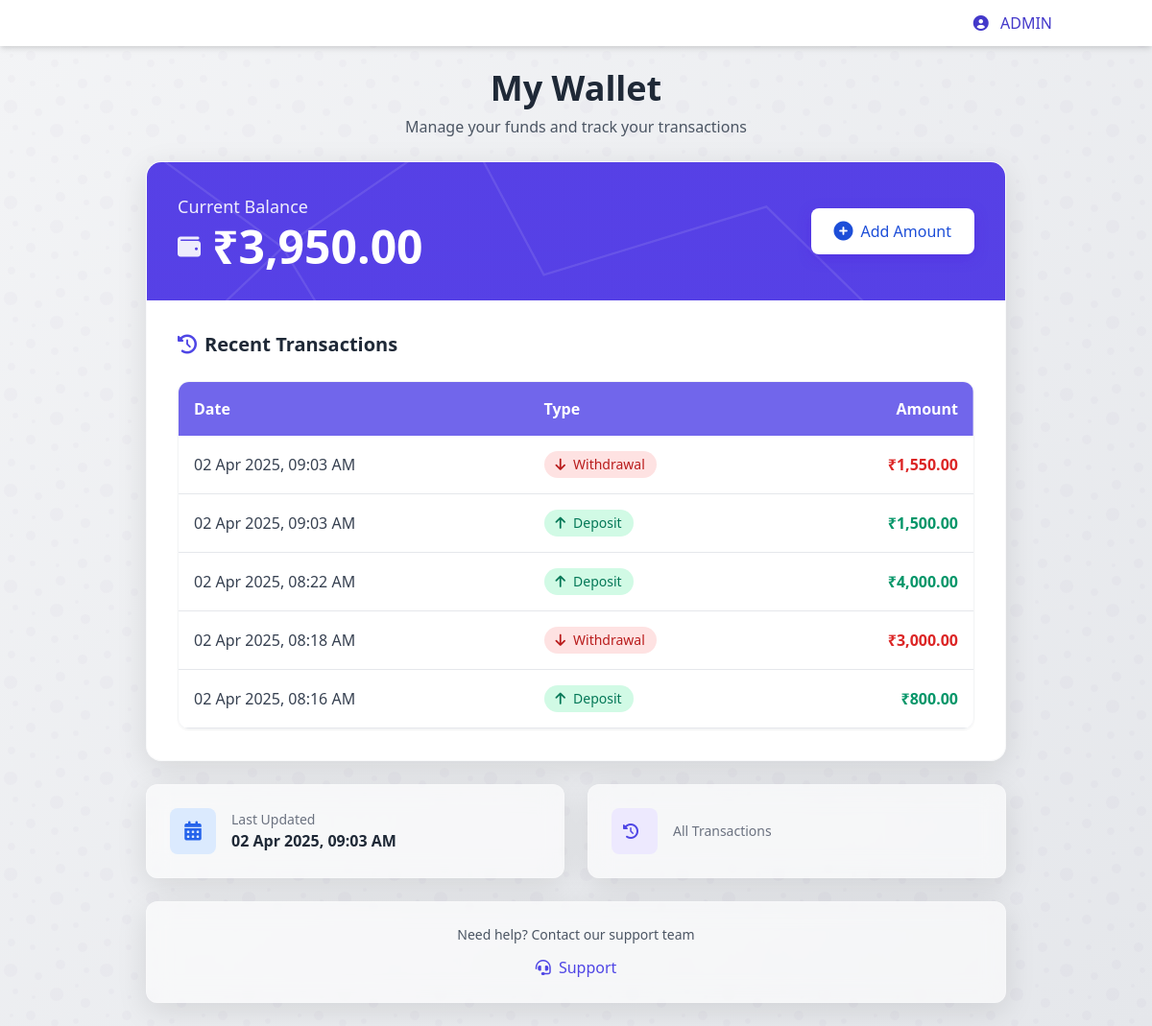
Page /wallet.php (signed in) on the committed database.
### tables this page shows
CREATE TABLE `user_wallets` (
  `id` int(11) NOT NULL,
  `user_id` int(11) NOT NULL,
  `balance` decimal(10,2) DEFAULT 0.00,
  `created_at` timestamp NOT NULL DEFAULT current_timestamp(),
  `updated_at` timestamp NOT NULL DEFAULT current_timestamp() ON UPDATE current_timestamp()
);

CREATE TABLE `wallet_transactions` (
  `id` int(11) NOT NULL,
  `wallet_id` int(11) NOT NULL,
  `type` enum('Deposit','Withdrawal') NOT NULL,
  `amount` decimal(10,2) NOT NULL,
  `transaction_date` timestamp NOT NULL DEFAULT current_timestamp()
);

### wallet.php (the view, shortened to what this page needs)
<?php
include 'config.php';
$username = $_SESSION['username'];
$user_email = $_SESSION['email'];
try {
    $stmt = $conn->prepare("SELECT id FROM signup WHERE email = ?");
    $stmt->bind_param("s", $user_email);
    $stmt->execute();
    $result = $stmt->get_result();
    $user = $result->fetch_assoc();
    $user_id = $user['id'];
    $stmt = $conn->prepare("SELECT id, balance FROM user_wallets WHERE user_id = ?");
    $stmt->bind_param("i", $user_id);
    $stmt->execute();
    $wallet_result = $stmt->get_result();
    if ($wallet_result->num_rows == 0) {
        $wallet_id = $conn->insert_id;
    } else {
        $wallet = $wallet_result->fetch_assoc();
        $wallet_id = $wallet['id'];
        $wallet_balance = $wallet['balance'];
    }
    $balance_stmt = $conn->prepare("SELECT balance FROM user_wallets WHERE id = ?");
    $balance_stmt->bind_param("i", $wallet_id);
    $balance_stmt->execute();
    $balance_result = $balance_stmt->get_result();
    $wallet_balance = $balance_result->fetch_assoc()['balance'];
    $transactions_stmt = $conn->prepare("SELECT type, amount, transaction_date AS date FROM wallet_transactions WHERE wallet_id = ? ORDER BY transaction_date DESC LIMIT 5");
    $transactions_stmt->bind_param("i", $wallet_id);
    $transactions_stmt->execute();
    $transactions_result = $transactions_stmt->get_result();
    $transactions = $transactions_result->fetch_all(MYSQLI_ASSOC);
} catch (Exception $e) {
    error_log("Wallet Error: " . $e->getMessage());
    die("An error occurred while processing your wallet.");
}
?>
<!DOCTYPE html>
<html lang="en">
<head>
    <link href="https://cdnjs.cloudflare.com/ajax/libs/tailwindcss/2.2.19/tailwind.min.css" rel="stylesheet">
    <link href="https://cdnjs.cloudflare.com/ajax/libs/font-awesome/6.0.0/css/all.min.css" rel="stylesheet">
</head>
<body class="bg-pattern min-h-screen">
    <div class="sticky top-0 bg-white shadow-md z-10">
        <div class="container mx-auto px-4">
            <div class="flex justify-between items-center py-3">
                <div class="text-indigo-700 font-medium">
                    <i class="fas fa-user-circle mr-2"></i>
                    <?php echo htmlspecialchars($username); ?>
                </div>
            </div>
        </div>
    </div>
    <div class="container mx-auto px-4 py-6">
        <div class="max-w-4xl mx-auto">
            <div class="mb-6 text-center">
                <h1 class="text-3xl sm:text-4xl font-bold text-gray-800 mb-2">My Wallet</h1>
                <p class="text-gray-600">Manage your funds and track your transactions</p>
            </div>
            <div class="glass-card rounded-2xl overflow-hidden mb-6">
                <div class="balance-gradient p-6 sm:p-8 text-white relative overflow-hidden">
                    <div class="absolute top-0 left-0 w-full h-full opacity-10">
                    </div>
                    <div class="flex flex-col sm:flex-row justify-between items-center relative z-10">
                        <div class="text-center sm:text-left mb-6 sm:mb-0">
                            <h2 class="text-lg font-medium text-white opacity-90 mb-1">Current Balance</h2>
                            <div class="flex items-center justify-center sm:justify-start">
                                <i class="fas fa-wallet text-2xl mr-3 opacity-90"></i>
                                <p class="text-4xl sm:text-5xl font-bold">₹<?php echo number_format($wallet_balance, 2); ?></p>
                            </div>
                        </div>
                        <button onclick="openAddFundsModal()"
                            class="add-funds-button bg-white text-blue-700 px-6 py-3 rounded-lg hover:bg-blue-50 transition transform hover:scale-105 flex items-center">
                            <i class="fas fa-plus-circle text-xl mr-2"></i>
                            <span class="font-medium">Add Amount</span>
                        </button>
                    </div>
                </div>
                <div class="p-6 sm:p-8 bg-white">
                    <div class="flex items-center justify-between mb-6">
                        <h3 class="text-xl font-bold text-gray-800 flex items-center">
                            <i class="fas fa-history text-indigo-600 mr-2"></i>
                            Recent Transactions
                        </h3>
                    </div>
                    <div class="overflow-x-auto rounded-xl shadow-sm border border-gray-100">
                        <?php if (empty($transactions)): ?>
                            <div class="p-8 text-center">
                                <div class="bg-gray-50 rounded-full h-20 w-20 flex items-center justify-center mx-auto mb-4">
                                    <i class="fas fa-receipt text-3xl text-gray-400"></i>
                                </div>
                                <h4 class="text-lg font-medium text-gray-700 mb-2">No transactions yet</h4>
                                <p class="text-gray-500">Your transaction history will appear here once you add funds.</p>
                            </div>
                        <?php else: ?>
                            <table class="w-full">
                                <thead>
                                    <tr class="header-gradient text-white text-left">
                                        <th class="p-4 rounded-tl-lg">Date</th>
                                        <th class="p-4">Type</th>
                                        <th class="p-4 rounded-tr-lg text-right">Amount</th>
                                    </tr>
                                </thead>
                                <tbody>
                                    <?php foreach ($transactions as $index => $transaction): ?>
                                        <tr class="transaction-hover border-b <?php echo $index === count($transactions) - 1 ? 'border-0' : ''; ?>">
                                            <td class="p-4 text-gray-700">
                                                <?php
                                                $date = new DateTime($transaction['date']);
                                                echo $date->format('d M Y, h:i A');
                                                ?>
                                            </td>
                                            <td class="p-4">
                                                <span class="inline-flex items-center px-3 py-1 rounded-full text-sm
                                                    <?php echo $transaction['type'] == 'Deposit' ? 'bg-green-100 text-green-700' : 'bg-red-100 text-red-700'; ?>">
                                                    <?php if ($transaction['type'] == 'Deposit'): ?>
                                                        <i class="fas fa-arrow-up mr-2"></i>
                                                    <?php else: ?>
                                                        <i class="fas fa-arrow-down mr-2"></i>
                                                    <?php endif; ?>
                                                    <?php echo htmlspecialchars($transaction['type']); ?>
                                                </span>
                                            </td>
                                            <td class="p-4 text-right font-semibold
                                                <?php echo $transaction['type'] == 'Deposit' ? 'text-green-600' : 'text-red-600'; ?>">
                                                ₹<?php echo number_format(abs($transaction['amount']), 2); ?>
                                            </td>
                                        </tr>
                                    <?php endforeach; ?>
                                </tbody>
                            </table>
                        <?php endif; ?>
                    </div>
                </div>
            </div>
            <div class="grid grid-cols-1 sm:grid-cols-2 gap-6 mb-6">
                <div class="glass-card rounded-xl p-6">
                    <div class="flex items-center">
                        <div class="h-12 w-12 rounded-lg bg-blue-100 flex items-center justify-center mr-4">
                            <i class="fas fa-calendar-alt text-blue-600 text-xl"></i>
                        </div>
                        <div>
                            <h4 class="text-gray-500 text-sm">Last Updated</h4>
                            <p class="font-semibold text-gray-800">
                                <?php
                                echo !empty($transactions) ?
                                    (new DateTime($transactions[0]['date']))->format('d M Y, h:i A') :
                                    'No transactions yet';
                                ?>
                            </p>
                        </div>
                    </div>
                </div>
                <div class="glass-card rounded-xl p-6">
                    <div class="flex items-center">
                        <div class="h-12 w-12 rounded-lg bg-purple-100 flex items-center justify-center mr-4">
                        <i class="fas fa-history text-indigo-600 mr-2"></i>
                        </div>
                        <div>
                            <h4 class="text-gray-500 text-sm"><a href=wallet_transactions.php>All Transactions</a></h4>
                        </div>
                    </div>
                </div>
            </div>
            <div class="glass-card rounded-xl p-6 text-center">
                <p class="text-gray-600 text-sm">Need help? Contact our support team</p>
                <div class="flex justify-center mt-3 space-x-4">
                    <a href="contact.php" class="text-indigo-600 hover:text-indigo-800 transition">
                        <i class="fas fa-headset mr-1"></i> Support
                    </a>
                </div>
            </div>
        </div>
    </div>
</body>
</html>

### wallet.php (style rules this page uses)
.glass-card { background: rgba(255, 255, 255, 0.6); backdrop-filter: blur(12px); -webkit-backdrop-filter: blur(12px); border: 1px solid rgba(255, 255, 255, 0.2); box-shadow: 0 8px 32px rgba(0, 0, 0, 0.1); }
.balance-gradient { background: linear-gradient(135deg, rgba(68, 44, 227, 0.9) 0%, rgba(68, 44, 227, 0.9) 100%); }
.header-gradient { background: linear-gradient(135deg,rgb(113, 102, 235) 0%,rgb(113, 102, 235) 50%,rgb(113, 102, 235) 100%); }
.add-funds-button { box-shadow: 0 4px 14px rgba(78, 30, 223, 0.4); }

### rows in the picture
user_wallets: balance "3,950.00"
wallet_transactions: transaction_date "02 Apr 2025, 09:03 AM", type "Withdrawal", amount "1,550.00"
wallet_transactions: transaction_date "02 Apr 2025, 09:03 AM", type "Deposit", amount "1,500.00"
wallet_transactions: transaction_date "02 Apr 2025, 08:22 AM", type "Deposit", amount "4,000.00"
wallet_transactions: transaction_date "02 Apr 2025, 08:18 AM", type "Withdrawal", amount "3,000.00"
wallet_transactions: transaction_date "02 Apr 2025, 08:16 AM", type "Deposit", amount "800.00"

### other values in the picture
$username "ADMIN"
